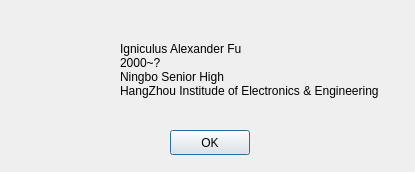
<?xml version="1.0" encoding="UTF-8"?>
<ui version="4.0">
 <class>AboutAuthor</class>
 <widget class="QDialog" name="AboutAuthor">
  <property name="geometry">
   <rect>
    <x>0</x>
    <y>0</y>
    <width>415</width>
    <height>172</height>
   </rect>
  </property>
  <property name="windowTitle">
   <string>Dialog</string>
  </property>
  <widget class="QPushButton" name="pushButton">
   <property name="geometry">
    <rect>
     <x>170</x>
     <y>130</y>
     <width>80</width>
     <height>25</height>
    </rect>
   </property>
   <property name="text">
    <string>OK</string>
   </property>
  </widget>
  <widget class="QLabel" name="label">
   <property name="geometry">
    <rect>
     <x>20</x>
     <y>40</y>
     <width>80</width>
     <height>80</height>
    </rect>
   </property>
   <property name="text">
    <string/>
   </property>
   <property name="pixmap">
    <pixmap>author.png</pixmap>
   </property>
   <property name="scaledContents">
    <bool>true</bool>
   </property>
  </widget>
  <widget class="QLabel" name="label_2">
   <property name="geometry">
    <rect>
     <x>120</x>
     <y>30</y>
     <width>281</width>
     <height>81</height>
    </rect>
   </property>
   <property name="text">
    <string>&lt;html&gt;&lt;head/&gt;&lt;body&gt;&lt;p&gt;Igniculus Alexander Fu&lt;br&gt;2000~? &lt;br&gt;Ningbo Senior High&lt;br&gt;HangZhou Institude of Electronics &amp;amp; Engineering&lt;/p&gt;&lt;/body&gt;&lt;/html&gt;</string>
   </property>
  </widget>
 </widget>
 <resources/>
 <connections>
  <connection>
   <sender>pushButton</sender>
   <signal>clicked()</signal>
   <receiver>AboutAuthor</receiver>
   <slot>close()</slot>
   <hints>
    <hint type="sourcelabel">
     <x>209</x>
     <y>142</y>
    </hint>
    <hint type="destinationlabel">
     <x>207</x>
     <y>85</y>
    </hint>
   </hints>
  </connection>
 </connections>
</ui>
